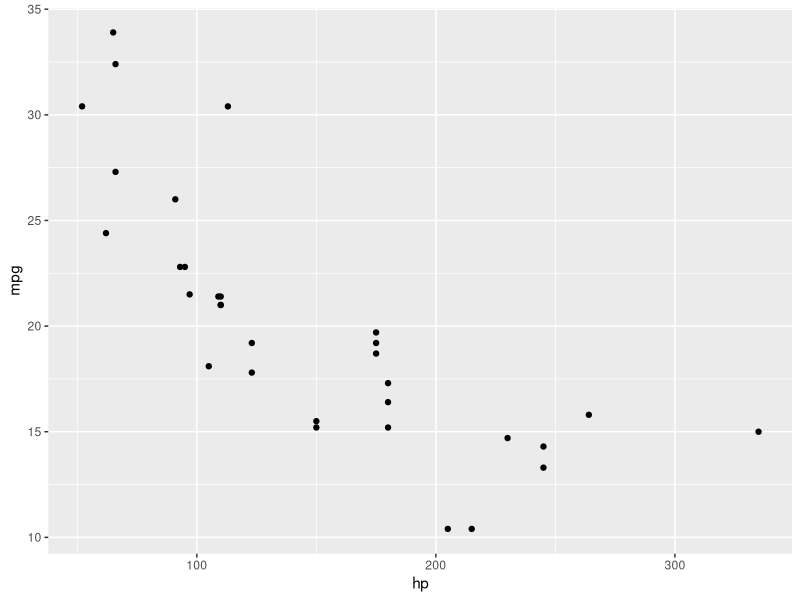
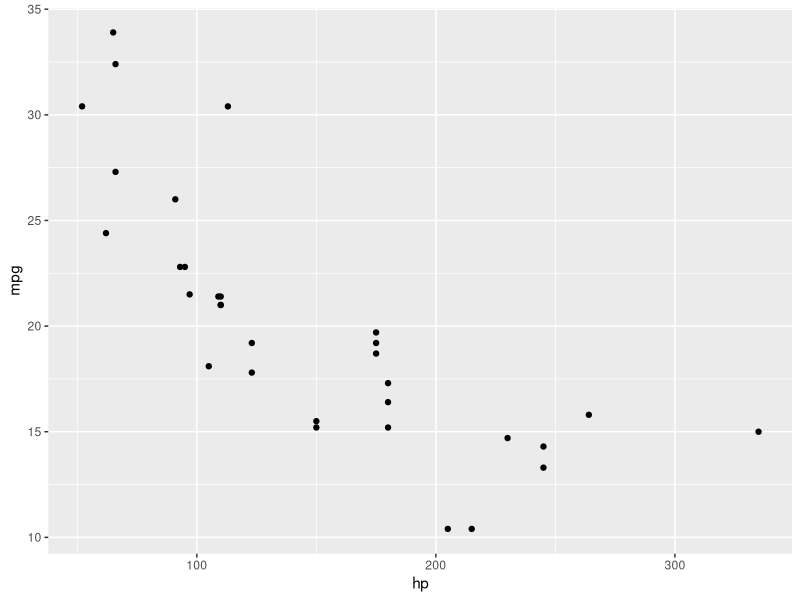
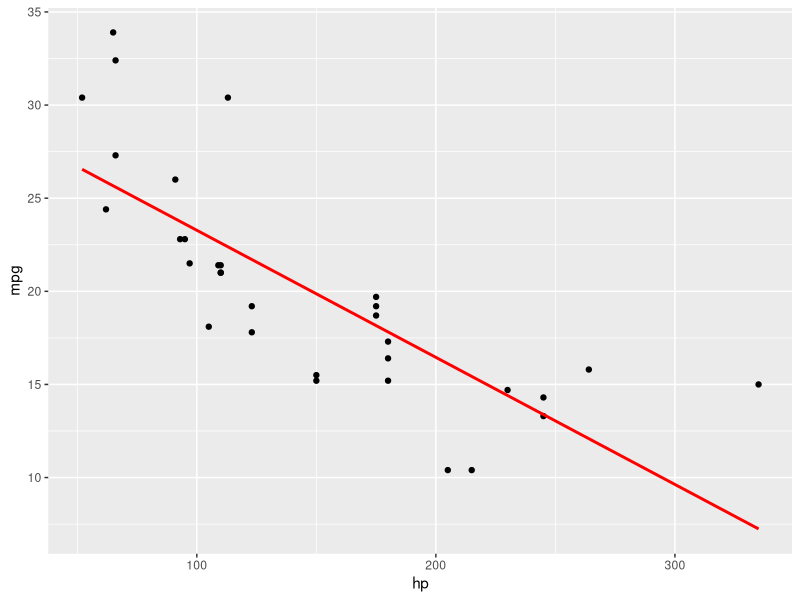
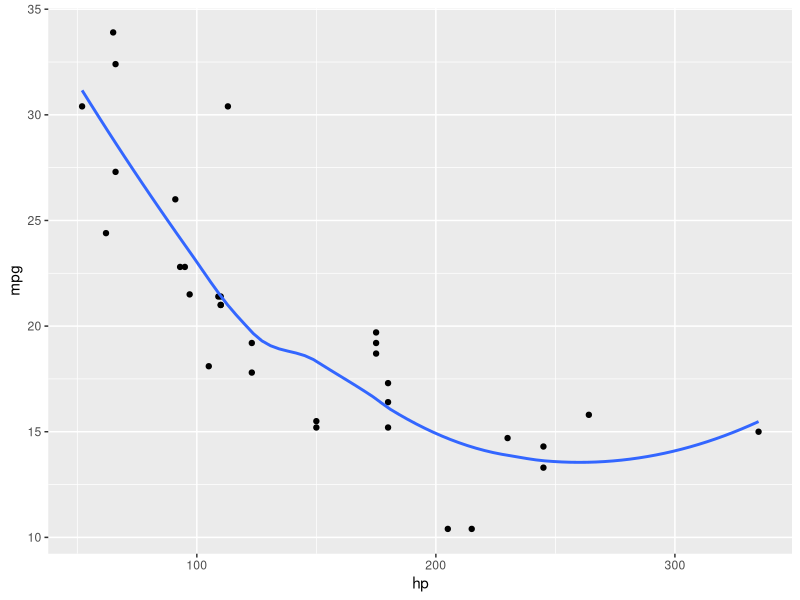
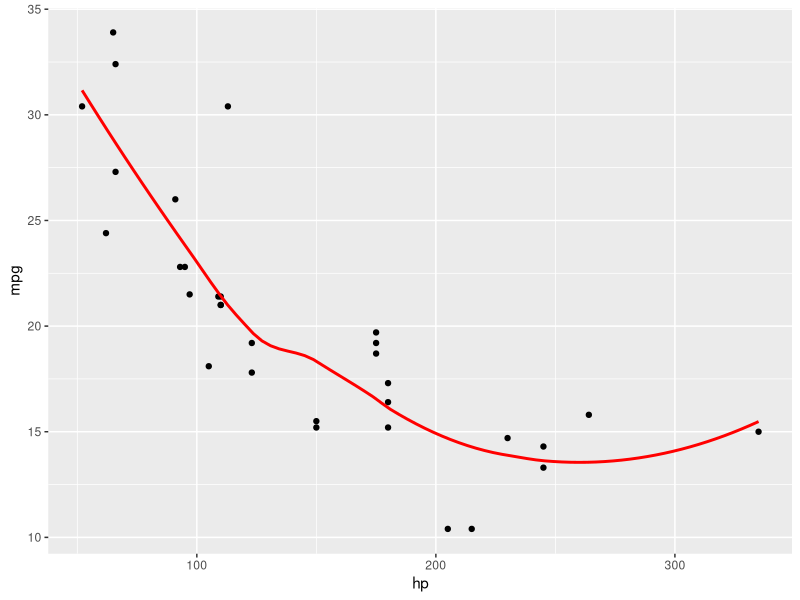
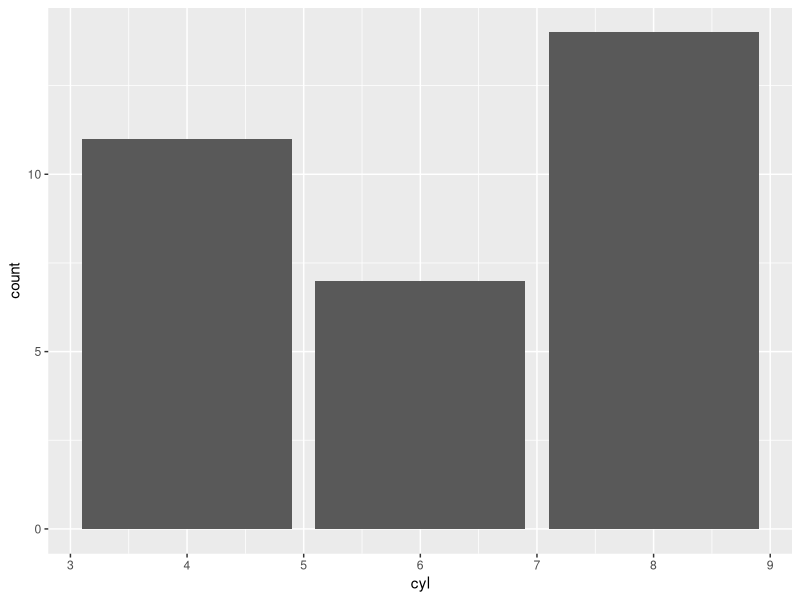
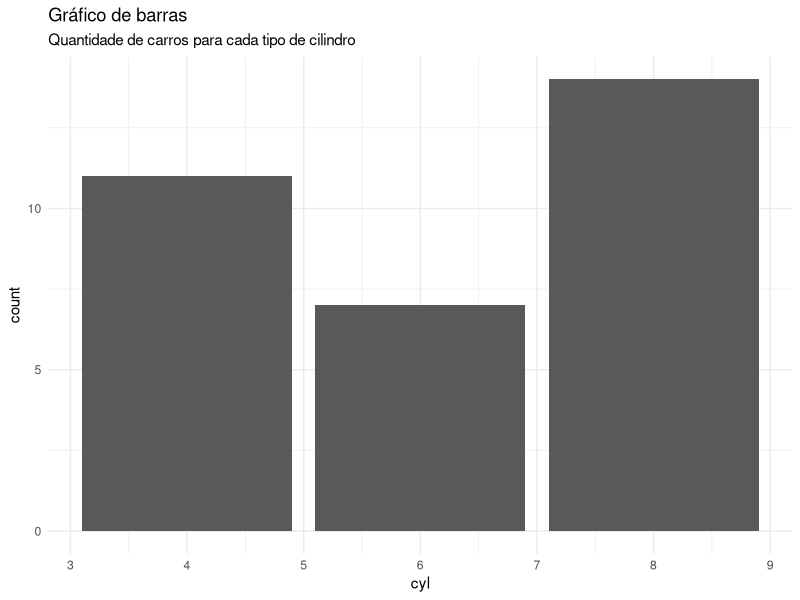
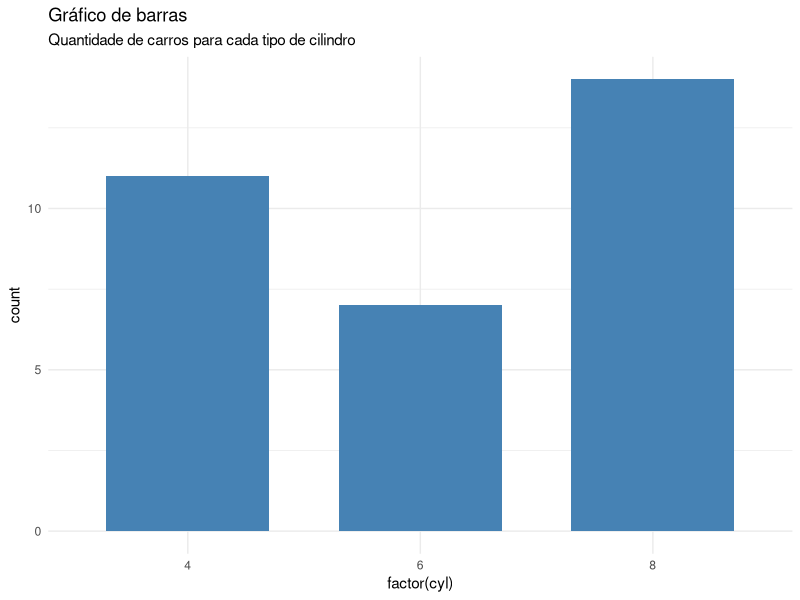

The R source for these figures, in order:
# Intro2 ao R
# R e estatística
# Faremos diversos procedimentos para nos familiarizarmos com o Sistema R.
# Por Guilherme Viegas
# e Prof. Arlei Fachinello


# Dataset para nossa análise
?datasets                                # Pacote com vários datasets
?datasets::mtcars                        # {Motor Trend Car Road Tests} Perfermance de 32 modelos de carro dos anos 70
datasets::mtcars                         # Do pacote dataset, chame mtcars
mtcars                       
View(mtcars)
str(mtcars)
summary(mtcars)

# Funções estatísticas que valem a pena decorar
min(mtcars$mpg)
max(mtcars$cyl)
mean(mtcars$disp)
median(mtcars$hp)
sd(mtcars$drat)                           # Standard Deviation - Desvio Padrão
quantile(mtcars$wt)                       # Quartil
quantile(mtcars$qsec, probs = 0.13)       # Percentil



# A medida de correlação, r, é uma das mais importantes para a analise estatística.
# [-1, 1]
# Em R, podemos calcular a correlação com a função    cor()
?cor()

cor(mtcars$mpg, mtcars$hp)      # Milhas por galao x horse power
cor(mtcars$mpg, mtcars$cyl)     # Milhas por galao x Número cilindros


## No R tbm podemos criar nossas própras funções
# Por exemplo, a função para calcular a área de um circulo  /   A = pi * r ^ 2
A <- function(r){
  area = pi * r ^ 2
  return(area)
}
A(2)
# Perceba que criamos uma função com apenas um parametro, o raio

# O argumento da função pode ser tbm um vetor, assim como na seguinte função, onde normalizaremos um séries de valores (vetor)
noramlize <- function(x){
  (x - min(x)) / (max(x) - min(x))
}
noramlize(cars$speed)

# Perceba a semelhança entre as duas séries:
data.frame(
  "Serie_original" = cars$speed,
  "Serie_normalizada" = noramlize(cars$speed)
)

# Vale notar que a correlação entre o vetor original e ele mesmo normalizado é 1, perfeita correlação:
cor(cars$speed, noramlize(cars$speed))


# Gráficos   :)
# Talvez o mais popular pacote para visualização de gráficos em R seja o {ggplot2}
library(ggplot2)

ggplot2::ggplot(data = mtcars, mapping = aes(x = hp, y = mpg)) +
  ggplot2::geom_point()

# Perceba que os paraametros não precisam estar explicitos, contando que as funções e argumentos estejam na ordem correta.
ggplot(mtcars, aes(hp, mpg)) +
  geom_point()

# Podemos adicionar novas camadas ao gráfico
ggplot(data = mtcars, mapping = aes(x = hp, y = mpg)) +
  geom_point() +
  geom_smooth(method = "lm", se = FALSE, color = "red")

# Os dados podem ser explicitados de modo geral em ggplot() ou de maneira específica em geom_...()
ggplot2::ggplot(data = mtcars, mapping = aes(x = hp, y = mpg)) +
  ggplot2::geom_point()+
  ggplot2::geom_smooth(se = FALSE) # Como o método não foi definido, o método padrão (loess) foi utilizado

# É sempre uma boa prática deixar todos os argumentos bem definidos
ggplot(data = mtcars) +
  geom_point(mapping = aes(x = hp, y = mpg)) +
  geom_smooth(mapping = aes(x = hp, y = mpg), method = "loess", se = FALSE, color = "red")

# Tbm podemos fazer diversos outros tipos de gráficos com ggplot2, como o gráfico de barras, por exemplo:
ggplot(mtcars, aes(cyl))+ 
  geom_bar()

# Podemos tbm customizá-lo a gosto:
ggplot(mtcars, aes(cyl))+ 
  geom_bar()+
  labs(title = "Gráfico de barras", subtitle = "Quantidade de carros para cada tipo de cilindro")+
  theme_minimal()


# ...e diferente maneiras de produzí-los
ggplot(mtcars, aes(x=factor(cyl), fill=cyl))+
  geom_bar(width=0.7, fill="steelblue")+
  theme_minimal()+
  labs(title = "Gráfico de barras", subtitle = "Quantidade de carros para cada tipo de cilindro")

ggplot(mtcars, aes(x=factor(cyl), fill=cyl))+
  geom_bar(width=0.7)+
  coord_flip()+
  theme_minimal()+
  labs(
    title = "Gráfico de barras", 
    subtitle = "Quantidade de carros para cada tipo de cilindro",
    x = "Número de cilindros",
    y = "Contagem"
  )

# Para mais...
# procure no google "How to..."





# Regressão linear simples
?lm()

simple_model <- lm(mtcars$hp ~ mtcars$mpg, mtcars)
simple_model # horse power ~ miles per gallon

simple_model[]

simple_model[1]
simple_model[[1]]
simple_model["coefficients"]
simple_model[["coefficients"]]
simple_model[["coefficients"]][1]
simple_model[["coefficients"]][2]
simple_model$coefficients
simple_model$coefficients[1]
simple_model$coefficients[2]

simple_model[2]
simple_model[[2]]
simple_model["residuals"]
simple_model[["residuals"]]

coef_lsm <- simple_model[[1]][[1]] # Coeficiente linear (intercepto) do modelo linear simples de (mtcars$hp ~ mtcars$mpg)
coef_asm <- simple_model[[1]][[2]] # Coeficiente angular () do modelo linear simples de (mtcars$hp ~ mtcars$mpg)

summary(simple_model)          #   Sumário estatístico de simple_model

ggplot(data = mtcars, aes(x = hp, y = mpg)) +
  geom_point() +
  geom_smooth(method = "lm", se = FALSE, color = "green")+
  annotate("text", x = 260, y = 30, label = paste0("Cor(mpg, hp)\n", round(cor(mtcars$mpg, mtcars$hp), 3)))+
  labs(title = "Gráfico da correlação",
       subtitle = "Milhas por galão e horse power", 
       x = "Horse Power",
       y = "Milhas Por Galão",
       caption = "R_para_Economistas")+
  theme_minimal()

# \n  para uma nova linha


## Recomendações

# Pacote {esquisse}
# https://medium.com/data-hackers/gerando-gr%C3%A1ficos-com-o-mouse-os-melhores-links-da-semana-7-bf4151996e75
# https://www.linkedin.com/pulse/interface-drag-drop-para-constru%C3%A7%C3%A3o-de-gr%C3%A1ficos-r-da-silva-j%C3%BAnior/?trk=related_artice_Interface%20%26amp%3Bamp%3Bquot%3Bdrag%20and%20drop%26amp%3Bamp%3Bquot%3B%E2%80%8B%20para%20constru%C3%A7%C3%A3o%20de%20gr%C3%A1ficos%20no%20R_article-card_title

# Pacote {radiant}
# https://cran.r-project.org/web/packages/radiant.data/readme/README.html


